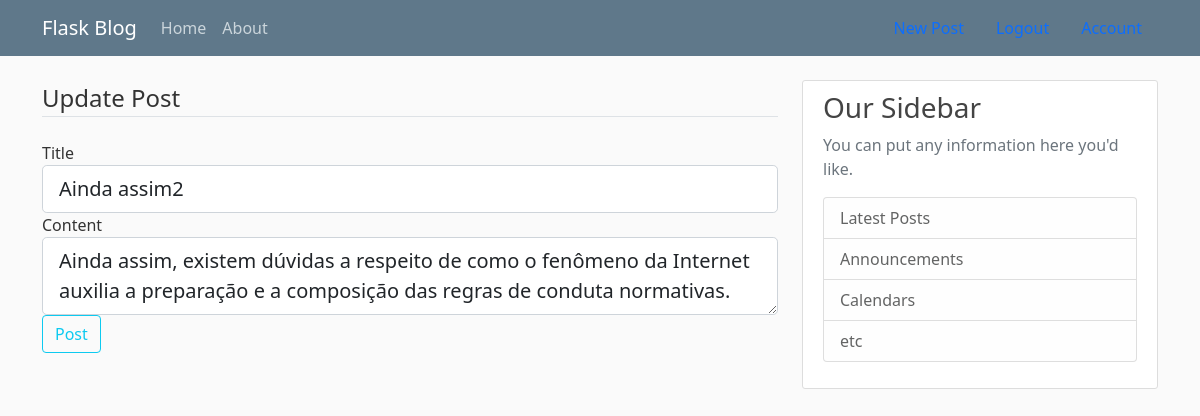
Page /post/22/update (signed in) on the committed database.
### flaskblog/models.py (models this page shows, shortened)
class Post(db.Model):
    id = db.Column(db.Integer, primary_key=True)
    title = db.Column(db.String(100), nullable=False)
    date_posted = db.Column(db.DateTime, nullable=False, default=datetime.utcnow)
    content = db.Column(db.Text, nullable=False)
    user_id = db.Column(db.Integer, db.ForeignKey('user.id'), nullable=False)

### flaskblog/routes.py (the view)
@app.route("/post/<int:post_id>/update", methods=['GET', 'POST'])
@login_required
def update_post(post_id):
    post = Post.query.get_or_404(post_id)
    if post.author != current_user:
        abort(403)
    form = PostForm()
    if form.validate_on_submit():
        post.title = form.title.data
        post.content = form.content.data
        db.session.commit()
        flash('Your post has been update!', 'success')
        return redirect(url_for('post',post_id=post.id))
    elif request.method == 'GET':
        form.title.data = post.title
        form.content.data = post.content
    return render_template("create_post.html", title='Update Post',
                            form=form, legend='Update Post')

### flaskblog/forms.py
class PostForm(FlaskForm):
    title = StringField('Title', validators=[DataRequired()])
    content = TextAreaField('Content', validators=[DataRequired()])
    submit = SubmitField('Post')

### flaskblog/models.py (called while the page is built)
@login_manager.user_loader
def load_user(user_id):
    return User.query.get(int(user_id))

### flaskblog/templates/create_post.html (shortened to what this page needs)
{% extends "layout.html" %}
{% block content %}
    <form method="POST" action="">
          <fieldset class="form-group">
              <legend class="border-bottom mb-4">{{ legend }}</legend>
              <div class="form-group">
                  {{ form.title.label(class="form-control-label") }}
                  {% if form.title.errors %}
                      {{ form.title(class="form-control form-control-lg is-invalid") }}
                      <div class="invalid-feedback">
                          {% for error in form.title.errors %}
                              <span>{{ error }}</span>
                          {% endfor %}
                      </div>
                  {% else %}
                      {{ form.title(class="form-control form-control-lg") }}
                  {% endif %}
              </div>
              <div class="form-group">
                  {{ form.content.label(class="form-control-label") }}
                  {% if form.content.errors %}
                      {{ form.content(class="form-control form-control-lg is-invalid") }}
                      <div class="invalid-feedback">
                          {% for error in form.content.errors %}
                              <span>{{ error }}</span>
                          {% endfor %}
                      </div>
                  {% else %}
                      {{ form.content(class="form-control form-control-lg") }}
                  {% endif %}
              </div>
          </fieldset>
          <div class="form-group">
              {{ form.submit(class="btn btn-outline-info") }}
          </div>
      </form>
{% endblock content %}

### flaskblog/static/main.css (style rules this page uses)
body { background: #fafafa; color: #333333; margin-top: 5rem; }

### rows in the picture
Post: title "Ainda assim2", content "Ainda assim, existem dúvidas a respeito de como o fenômeno da Internet auxilia a preparação e a composição das regras de conduta normativas."

### other values in the picture
{{ legend }} "Update Post"
